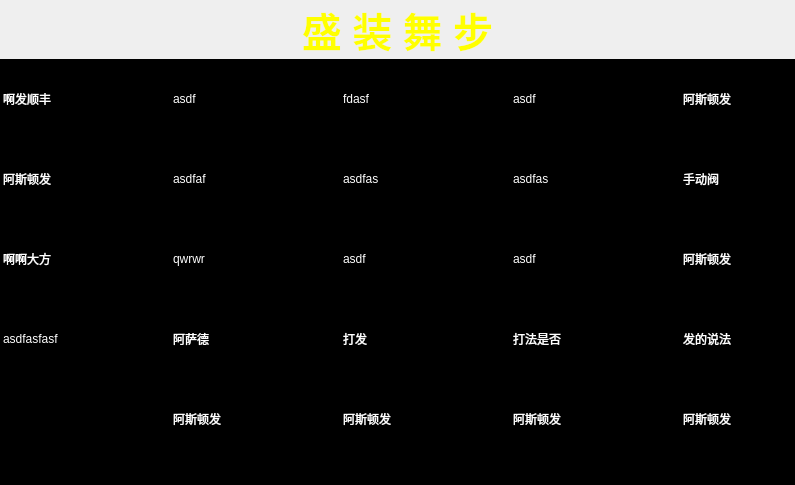
<?xml version="1.0" encoding="UTF-8"?>
<ui version="4.0">
 <class>Form</class>
 <widget class="QWidget" name="Form">
  <property name="geometry">
   <rect>
    <x>0</x>
    <y>0</y>
    <width>795</width>
    <height>485</height>
   </rect>
  </property>
  <property name="windowTitle">
   <string>Form</string>
  </property>
  <layout class="QVBoxLayout" name="verticalLayout">
   <property name="spacing">
    <number>0</number>
   </property>
   <property name="leftMargin">
    <number>0</number>
   </property>
   <property name="topMargin">
    <number>0</number>
   </property>
   <property name="rightMargin">
    <number>0</number>
   </property>
   <property name="bottomMargin">
    <number>0</number>
   </property>
   <item>
    <widget class="QLabel" name="lbl_title">
     <property name="sizePolicy">
      <sizepolicy hsizetype="Preferred" vsizetype="Fixed">
       <horstretch>0</horstretch>
       <verstretch>0</verstretch>
      </sizepolicy>
     </property>
     <property name="palette">
      <palette>
       <active>
        <colorrole role="WindowText">
         <brush brushstyle="SolidPattern">
          <color alpha="255">
           <red>255</red>
           <green>255</green>
           <blue>0</blue>
          </color>
         </brush>
        </colorrole>
       </active>
       <inactive>
        <colorrole role="WindowText">
         <brush brushstyle="SolidPattern">
          <color alpha="255">
           <red>255</red>
           <green>255</green>
           <blue>0</blue>
          </color>
         </brush>
        </colorrole>
       </inactive>
       <disabled>
        <colorrole role="WindowText">
         <brush brushstyle="SolidPattern">
          <color alpha="255">
           <red>120</red>
           <green>120</green>
           <blue>120</blue>
          </color>
         </brush>
        </colorrole>
       </disabled>
      </palette>
     </property>
     <property name="font">
      <font>
       <family>微软雅黑</family>
       <pointsize>30</pointsize>
       <weight>75</weight>
       <bold>true</bold>
      </font>
     </property>
     <property name="lineWidth">
      <number>0</number>
     </property>
     <property name="text">
      <string>盛 装 舞 步</string>
     </property>
     <property name="scaledContents">
      <bool>true</bool>
     </property>
     <property name="alignment">
      <set>Qt::AlignHCenter|Qt::AlignTop</set>
     </property>
    </widget>
   </item>
   <item>
    <layout class="QHBoxLayout" name="horizontalLayout">
     <item>
      <widget class="QTableWidget" name="tbwgt_content">
       <property name="palette">
        <palette>
         <active>
          <colorrole role="WindowText">
           <brush brushstyle="SolidPattern">
            <color alpha="255">
             <red>255</red>
             <green>255</green>
             <blue>255</blue>
            </color>
           </brush>
          </colorrole>
          <colorrole role="Button">
           <brush brushstyle="SolidPattern">
            <color alpha="255">
             <red>0</red>
             <green>0</green>
             <blue>0</blue>
            </color>
           </brush>
          </colorrole>
          <colorrole role="Light">
           <brush brushstyle="SolidPattern">
            <color alpha="255">
             <red>0</red>
             <green>0</green>
             <blue>0</blue>
            </color>
           </brush>
          </colorrole>
          <colorrole role="Midlight">
           <brush brushstyle="SolidPattern">
            <color alpha="255">
             <red>0</red>
             <green>0</green>
             <blue>0</blue>
            </color>
           </brush>
          </colorrole>
          <colorrole role="Dark">
           <brush brushstyle="SolidPattern">
            <color alpha="255">
             <red>0</red>
             <green>0</green>
             <blue>0</blue>
            </color>
           </brush>
          </colorrole>
          <colorrole role="Mid">
           <brush brushstyle="SolidPattern">
            <color alpha="255">
             <red>0</red>
             <green>0</green>
             <blue>0</blue>
            </color>
           </brush>
          </colorrole>
          <colorrole role="Text">
           <brush brushstyle="SolidPattern">
            <color alpha="255">
             <red>255</red>
             <green>255</green>
             <blue>255</blue>
            </color>
           </brush>
          </colorrole>
          <colorrole role="BrightText">
           <brush brushstyle="SolidPattern">
            <color alpha="255">
             <red>255</red>
             <green>255</green>
             <blue>255</blue>
            </color>
           </brush>
          </colorrole>
          <colorrole role="ButtonText">
           <brush brushstyle="SolidPattern">
            <color alpha="255">
             <red>255</red>
             <green>255</green>
             <blue>255</blue>
            </color>
           </brush>
          </colorrole>
          <colorrole role="Base">
           <brush brushstyle="SolidPattern">
            <color alpha="255">
             <red>0</red>
             <green>0</green>
             <blue>0</blue>
            </color>
           </brush>
          </colorrole>
          <colorrole role="Window">
           <brush brushstyle="SolidPattern">
            <color alpha="255">
             <red>0</red>
             <green>0</green>
             <blue>0</blue>
            </color>
           </brush>
          </colorrole>
          <colorrole role="Shadow">
           <brush brushstyle="SolidPattern">
            <color alpha="255">
             <red>0</red>
             <green>0</green>
             <blue>0</blue>
            </color>
           </brush>
          </colorrole>
          <colorrole role="AlternateBase">
           <brush brushstyle="SolidPattern">
            <color alpha="255">
             <red>0</red>
             <green>0</green>
             <blue>0</blue>
            </color>
           </brush>
          </colorrole>
          <colorrole role="ToolTipBase">
           <brush brushstyle="SolidPattern">
            <color alpha="255">
             <red>255</red>
             <green>255</green>
             <blue>220</blue>
            </color>
           </brush>
          </colorrole>
          <colorrole role="ToolTipText">
           <brush brushstyle="SolidPattern">
            <color alpha="255">
             <red>0</red>
             <green>0</green>
             <blue>0</blue>
            </color>
           </brush>
          </colorrole>
          <colorrole role="PlaceholderText">
           <brush brushstyle="SolidPattern">
            <color alpha="128">
             <red>255</red>
             <green>255</green>
             <blue>255</blue>
            </color>
           </brush>
          </colorrole>
         </active>
         <inactive>
          <colorrole role="WindowText">
           <brush brushstyle="SolidPattern">
            <color alpha="255">
             <red>255</red>
             <green>255</green>
             <blue>255</blue>
            </color>
           </brush>
          </colorrole>
          <colorrole role="Button">
           <brush brushstyle="SolidPattern">
            <color alpha="255">
             <red>0</red>
             <green>0</green>
             <blue>0</blue>
            </color>
           </brush>
          </colorrole>
          <colorrole role="Light">
           <brush brushstyle="SolidPattern">
            <color alpha="255">
             <red>0</red>
             <green>0</green>
             <blue>0</blue>
            </color>
           </brush>
          </colorrole>
          <colorrole role="Midlight">
           <brush brushstyle="SolidPattern">
            <color alpha="255">
             <red>0</red>
             <green>0</green>
             <blue>0</blue>
            </color>
           </brush>
          </colorrole>
          <colorrole role="Dark">
           <brush brushstyle="SolidPattern">
            <color alpha="255">
             <red>0</red>
             <green>0</green>
             <blue>0</blue>
            </color>
           </brush>
          </colorrole>
          <colorrole role="Mid">
           <brush brushstyle="SolidPattern">
            <color alpha="255">
             <red>0</red>
             <green>0</green>
             <blue>0</blue>
            </color>
           </brush>
          </colorrole>
          <colorrole role="Text">
           <brush brushstyle="SolidPattern">
            <color alpha="255">
             <red>255</red>
             <green>255</green>
             <blue>255</blue>
            </color>
           </brush>
          </colorrole>
          <colorrole role="BrightText">
           <brush brushstyle="SolidPattern">
            <color alpha="255">
             <red>255</red>
             <green>255</green>
             <blue>255</blue>
            </color>
           </brush>
          </colorrole>
          <colorrole role="ButtonText">
           <brush brushstyle="SolidPattern">
            <color alpha="255">
             <red>255</red>
             <green>255</green>
             <blue>255</blue>
            </color>
           </brush>
          </colorrole>
          <colorrole role="Base">
           <brush brushstyle="SolidPattern">
            <color alpha="255">
             <red>0</red>
             <green>0</green>
             <blue>0</blue>
            </color>
           </brush>
          </colorrole>
          <colorrole role="Window">
           <brush brushstyle="SolidPattern">
            <color alpha="255">
             <red>0</red>
             <green>0</green>
             <blue>0</blue>
            </color>
           </brush>
          </colorrole>
          <colorrole role="Shadow">
           <brush brushstyle="SolidPattern">
            <color alpha="255">
             <red>0</red>
             <green>0</green>
             <blue>0</blue>
            </color>
           </brush>
          </colorrole>
          <colorrole role="AlternateBase">
           <brush brushstyle="SolidPattern">
            <color alpha="255">
             <red>0</red>
             <green>0</green>
             <blue>0</blue>
            </color>
           </brush>
          </colorrole>
          <colorrole role="ToolTipBase">
           <brush brushstyle="SolidPattern">
            <color alpha="255">
             <red>255</red>
             <green>255</green>
             <blue>220</blue>
            </color>
           </brush>
          </colorrole>
          <colorrole role="ToolTipText">
           <brush brushstyle="SolidPattern">
            <color alpha="255">
             <red>0</red>
             <green>0</green>
             <blue>0</blue>
            </color>
           </brush>
          </colorrole>
          <colorrole role="PlaceholderText">
           <brush brushstyle="SolidPattern">
            <color alpha="128">
             <red>255</red>
             <green>255</green>
             <blue>255</blue>
            </color>
           </brush>
          </colorrole>
         </inactive>
         <disabled>
          <colorrole role="WindowText">
           <brush brushstyle="SolidPattern">
            <color alpha="255">
             <red>0</red>
             <green>0</green>
             <blue>0</blue>
            </color>
           </brush>
          </colorrole>
          <colorrole role="Button">
           <brush brushstyle="SolidPattern">
            <color alpha="255">
             <red>0</red>
             <green>0</green>
             <blue>0</blue>
            </color>
           </brush>
          </colorrole>
          <colorrole role="Light">
           <brush brushstyle="SolidPattern">
            <color alpha="255">
             <red>0</red>
             <green>0</green>
             <blue>0</blue>
            </color>
           </brush>
          </colorrole>
          <colorrole role="Midlight">
           <brush brushstyle="SolidPattern">
            <color alpha="255">
             <red>0</red>
             <green>0</green>
             <blue>0</blue>
            </color>
           </brush>
          </colorrole>
          <colorrole role="Dark">
           <brush brushstyle="SolidPattern">
            <color alpha="255">
             <red>0</red>
             <green>0</green>
             <blue>0</blue>
            </color>
           </brush>
          </colorrole>
          <colorrole role="Mid">
           <brush brushstyle="SolidPattern">
            <color alpha="255">
             <red>0</red>
             <green>0</green>
             <blue>0</blue>
            </color>
           </brush>
          </colorrole>
          <colorrole role="Text">
           <brush brushstyle="SolidPattern">
            <color alpha="255">
             <red>0</red>
             <green>0</green>
             <blue>0</blue>
            </color>
           </brush>
          </colorrole>
          <colorrole role="BrightText">
           <brush brushstyle="SolidPattern">
            <color alpha="255">
             <red>255</red>
             <green>255</green>
             <blue>255</blue>
            </color>
           </brush>
          </colorrole>
          <colorrole role="ButtonText">
           <brush brushstyle="SolidPattern">
            <color alpha="255">
             <red>0</red>
             <green>0</green>
             <blue>0</blue>
            </color>
           </brush>
          </colorrole>
          <colorrole role="Base">
           <brush brushstyle="SolidPattern">
            <color alpha="255">
             <red>0</red>
             <green>0</green>
             <blue>0</blue>
            </color>
           </brush>
          </colorrole>
          <colorrole role="Window">
           <brush brushstyle="SolidPattern">
            <color alpha="255">
             <red>0</red>
             <green>0</green>
             <blue>0</blue>
            </color>
           </brush>
          </colorrole>
          <colorrole role="Shadow">
           <brush brushstyle="SolidPattern">
            <color alpha="255">
             <red>0</red>
             <green>0</green>
             <blue>0</blue>
            </color>
           </brush>
          </colorrole>
          <colorrole role="AlternateBase">
           <brush brushstyle="SolidPattern">
            <color alpha="255">
             <red>0</red>
             <green>0</green>
             <blue>0</blue>
            </color>
           </brush>
          </colorrole>
          <colorrole role="ToolTipBase">
           <brush brushstyle="SolidPattern">
            <color alpha="255">
             <red>255</red>
             <green>255</green>
             <blue>220</blue>
            </color>
           </brush>
          </colorrole>
          <colorrole role="ToolTipText">
           <brush brushstyle="SolidPattern">
            <color alpha="255">
             <red>0</red>
             <green>0</green>
             <blue>0</blue>
            </color>
           </brush>
          </colorrole>
          <colorrole role="PlaceholderText">
           <brush brushstyle="SolidPattern">
            <color alpha="128">
             <red>255</red>
             <green>255</green>
             <blue>255</blue>
            </color>
           </brush>
          </colorrole>
         </disabled>
        </palette>
       </property>
       <property name="focusPolicy">
        <enum>Qt::NoFocus</enum>
       </property>
       <property name="frameShape">
        <enum>QFrame::NoFrame</enum>
       </property>
       <property name="lineWidth">
        <number>0</number>
       </property>
       <property name="verticalScrollBarPolicy">
        <enum>Qt::ScrollBarAlwaysOff</enum>
       </property>
       <property name="horizontalScrollBarPolicy">
        <enum>Qt::ScrollBarAlwaysOff</enum>
       </property>
       <property name="editTriggers">
        <set>QAbstractItemView::NoEditTriggers</set>
       </property>
       <property name="selectionMode">
        <enum>QAbstractItemView::NoSelection</enum>
       </property>
       <property name="showGrid">
        <bool>false</bool>
       </property>
       <property name="gridStyle">
        <enum>Qt::NoPen</enum>
       </property>
       <attribute name="horizontalHeaderVisible">
        <bool>false</bool>
       </attribute>
       <attribute name="horizontalHeaderMinimumSectionSize">
        <number>100</number>
       </attribute>
       <attribute name="horizontalHeaderDefaultSectionSize">
        <number>170</number>
       </attribute>
       <attribute name="horizontalHeaderHighlightSections">
        <bool>false</bool>
       </attribute>
       <attribute name="verticalHeaderVisible">
        <bool>false</bool>
       </attribute>
       <attribute name="verticalHeaderDefaultSectionSize">
        <number>80</number>
       </attribute>
       <attribute name="verticalHeaderHighlightSections">
        <bool>false</bool>
       </attribute>
       <row>
        <property name="text">
         <string>新建行</string>
        </property>
        <property name="textAlignment">
         <set>AlignCenter</set>
        </property>
        <property name="foreground">
         <brush brushstyle="NoBrush">
          <color alpha="255">
           <red>255</red>
           <green>255</green>
           <blue>0</blue>
          </color>
         </brush>
        </property>
       </row>
       <row>
        <property name="text">
         <string>新建行</string>
        </property>
       </row>
       <row>
        <property name="text">
         <string>新建行</string>
        </property>
       </row>
       <row>
        <property name="text">
         <string>新建行</string>
        </property>
       </row>
       <row>
        <property name="text">
         <string>新建行</string>
        </property>
       </row>
       <row>
        <property name="text">
         <string>新建行</string>
        </property>
       </row>
       <row>
        <property name="text">
         <string>新建行</string>
        </property>
       </row>
       <column>
        <property name="text">
         <string>新建列</string>
        </property>
       </column>
       <column>
        <property name="text">
         <string>新建列</string>
        </property>
       </column>
       <column>
        <property name="text">
         <string>新建列</string>
        </property>
       </column>
       <column>
        <property name="text">
         <string>新建列</string>
        </property>
       </column>
       <column>
        <property name="text">
         <string>新建列</string>
        </property>
       </column>
       <item row="0" column="0">
        <property name="text">
         <string>啊发顺丰</string>
        </property>
       </item>
       <item row="0" column="1">
        <property name="text">
         <string>asdf</string>
        </property>
       </item>
       <item row="0" column="2">
        <property name="text">
         <string>fdasf </string>
        </property>
       </item>
       <item row="0" column="3">
        <property name="text">
         <string>asdf</string>
        </property>
       </item>
       <item row="0" column="4">
        <property name="text">
         <string>阿斯顿发</string>
        </property>
       </item>
       <item row="1" column="0">
        <property name="text">
         <string>阿斯顿发</string>
        </property>
       </item>
       <item row="1" column="1">
        <property name="text">
         <string>asdfaf</string>
        </property>
       </item>
       <item row="1" column="2">
        <property name="text">
         <string>asdfas </string>
        </property>
       </item>
       <item row="1" column="3">
        <property name="text">
         <string>asdfas</string>
        </property>
       </item>
       <item row="1" column="4">
        <property name="text">
         <string>手动阀</string>
        </property>
       </item>
       <item row="2" column="0">
        <property name="text">
         <string>啊啊大方</string>
        </property>
       </item>
       <item row="2" column="1">
        <property name="text">
         <string>qwrwr</string>
        </property>
       </item>
       <item row="2" column="2">
        <property name="text">
         <string>asdf</string>
        </property>
       </item>
       <item row="2" column="3">
        <property name="text">
         <string>asdf</string>
        </property>
       </item>
       <item row="2" column="4">
        <property name="text">
         <string>阿斯顿发</string>
        </property>
       </item>
       <item row="3" column="0">
        <property name="text">
         <string>asdfasfasf </string>
        </property>
       </item>
       <item row="3" column="1">
        <property name="text">
         <string>阿萨德</string>
        </property>
       </item>
       <item row="3" column="2">
        <property name="text">
         <string>打发</string>
        </property>
       </item>
       <item row="3" column="3">
        <property name="text">
         <string>打法是否</string>
        </property>
       </item>
       <item row="3" column="4">
        <property name="text">
         <string>发的说法</string>
        </property>
       </item>
       <item row="4" column="1">
        <property name="text">
         <string>阿斯顿发</string>
        </property>
       </item>
       <item row="4" column="2">
        <property name="text">
         <string>阿斯顿发</string>
        </property>
       </item>
       <item row="4" column="3">
        <property name="text">
         <string>阿斯顿发</string>
        </property>
       </item>
       <item row="4" column="4">
        <property name="text">
         <string>阿斯顿发</string>
        </property>
       </item>
       <item row="5" column="1">
        <property name="text">
         <string>阿斯顿发</string>
        </property>
       </item>
       <item row="5" column="2">
        <property name="text">
         <string>阿斯顿发</string>
        </property>
       </item>
       <item row="5" column="3">
        <property name="text">
         <string>阿斯顿发</string>
        </property>
       </item>
       <item row="5" column="4">
        <property name="text">
         <string>阿斯顿发</string>
        </property>
       </item>
       <item row="6" column="0">
        <property name="text">
         <string>阿斯顿发</string>
        </property>
       </item>
       <item row="6" column="1">
        <property name="text">
         <string>阿斯顿发</string>
        </property>
       </item>
       <item row="6" column="4">
        <property name="text">
         <string>阿斯顿发</string>
        </property>
       </item>
      </widget>
     </item>
    </layout>
   </item>
  </layout>
 </widget>
 <resources/>
 <connections/>
</ui>
